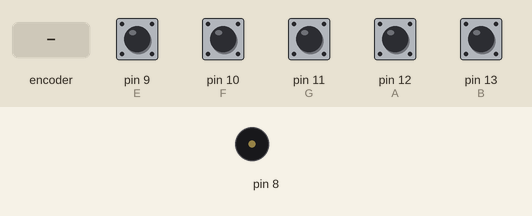
Recording of a sketch running on a simulated Arduino Uno, built with avr-gcc and run on an emulated ATmega328P. Shown: buzzer (waves = sounding). The test bench sets the inputs (shaded band); at power-on: pin 9 (E), pin 10 (F), pin 11 (G), pin 12 (A), pin 13 (B) HIGH.

Above: at 1.2 s.
1.3 s: rotary encoder on pin 12 (A) / pin 13 (B) turned 3 steps (first pin leading)
At 1.51 s:
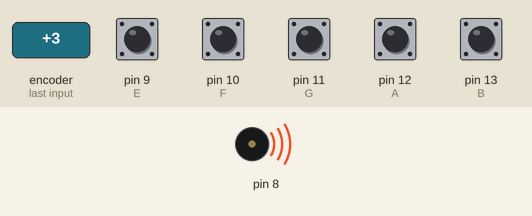
4.3 s: pin 9 (E) pulled LOW for 3.2 s
At 8.2 s:
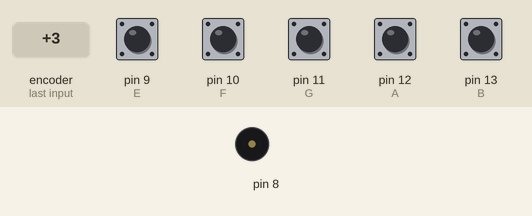
9.0 s: pin 10 (F) pulled LOW for 3.2 s
At 10.2 s:
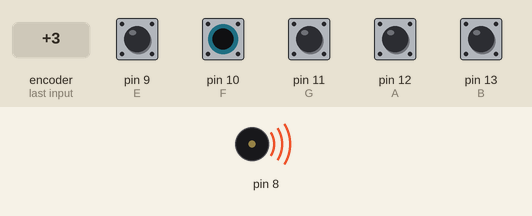
Timing chart, 0 to 13.7 s (numbered marks = the images above; inputs shaded):
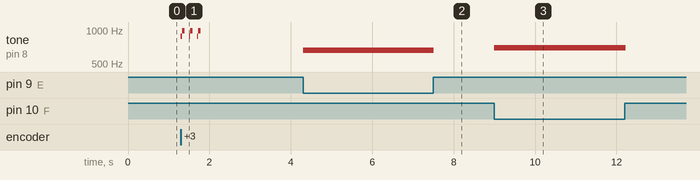

Measured:
- after the input at 1.3 s, tone on pin 8: silent → 880 Hz at once, then repeats every 0.20 s: 988 Hz 0.05 s, silent 0.12 s, 880 Hz 0.03 s, until it stays silent from 1.8 s
- after the input at 4.3 s, tone on pin 8: silent → 659 Hz at once, → silent 3.2 s later
- after the input at 9.0 s, tone on pin 8: silent → 698 Hz at once, → silent 3.2 s later

The sketch:

sketch_may24a.ino
```cpp
#include "pitches.h" //Notes are stored into this library

//int C = 7; //First button on pin 7
//int D = 8; //Second button on pin 8
int E = 9; //Third button on pin 9
int F = 10; //Fourth button on pin 10
int G = 11; //Fifth button on pin 11
int A = 12; //Sixth button on pin 12
int B = 13; //Seventh button on pin 13

//int c[] = {N_C5}; //Plays C Note
//int d[] = {N_D5}; //Plays D Note
int e[] = {N_E5}; //Plays E Note
int f[] = {N_F5}; //Plays F Note
int g[] = {N_G5}; //Plays G Note
int a[] = {N_A5}; //Plays A Note
int b[] = {N_B5}; //Plays B Note

int duration(10); //Every note lasts 500 milliseconds. You can change it as you like

void setup() {
  //Set every button as an INPUT_PULLUP
//  pinMode(C, INPUT_PULLUP);
//  pinMode(D, INPUT_PULLUP);
  pinMode(E, INPUT_PULLUP);
  pinMode(F, INPUT_PULLUP);
  pinMode(G, INPUT_PULLUP);
  pinMode(A, INPUT_PULLUP);
  pinMode(B, INPUT_PULLUP);
}

void loop() {
  /*if (digitalRead(C) == LOW) { //Reads button state when pressed
    for (int Note = 0; Note < 1; Note++) {
      tone(6, c[Note], duration); //Plays note on pin 6, where the Buzzer is connected (change it if you connected it on another pin)
    }
  }
  if (digitalRead(D) == LOW) {
    for (int Note = 0; Note < 1; Note++) {
      tone(6, d[Note], duration);
    }
  }*/
  if (digitalRead(E) == LOW) {
    for (int Note = 0; Note < 1; Note++) {
      tone(8, e[Note], duration);
    }
  }
  if (digitalRead(F) == LOW) {
    for (int Note = 0; Note < 1; Note++) {
      tone(8, f[Note], duration);
    }
  }
  if (digitalRead(G) == LOW) {
    for (int Note = 0; Note < 1; Note++) {
      tone(8, g[Note], duration);
    }
  }
  if (digitalRead(A) == LOW) {
    for (int Note = 0; Note < 1; Note++) {
      tone(8, a[Note], duration);
    }
  }
  if (digitalRead(B) == LOW) {
    for (int Note = 0; Note < 1; Note++) {
      tone(8, b[Note], duration);
    }
  }
}
```

pitches.h
```cpp
/*************************************************
 * Public Constants
 *************************************************/ #define N_REST  0
#define N_B0  31
#define N_C1  33
#define N_CS1 35
#define N_D1  37
#define N_DS1 39
#define N_E1  41
#define N_F1  44
#define N_FS1 46
#define N_G1  49
#define N_GS1 52
#define N_A1  55
#define N_AS1 58
#define N_B1  62
#define N_C2  65
#define N_CS2 69
#define N_D2  73
#define N_DS2 78
#define N_E2  82
#define N_F2  87
#define N_FS2 93
#define N_G2  98
#define N_GS2 104
#define N_A2  110
#define N_AS2 117
#define N_B2  123
#define N_C3  131
#define N_CS3 139
#define N_D3  147
#define N_DS3 156
#define N_E3  165
#define N_F3  175
#define N_FS3 185
#define N_G3  196
#define N_GS3 208
#define N_A3  220
#define N_AS3 233
#define N_B3  247
#define N_C4  262
#define N_CS4 277
#define N_D4  294
#define N_DS4 311
#define N_E4  330
#define N_F4  349
#define N_FS4 370
#define N_G4  392
#define N_GS4 415
#define N_A4  440
#define N_AS4 466
#define N_B4  494
#define N_C5  523
#define N_CS5 554
#define N_D5  587
#define N_DS5 622
#define N_E5  659
#define N_F5  698
#define N_FS5 740
#define N_G5  784
#define N_GS5 831
#define N_A5  880
#define N_AS5 932
#define N_B5  988
#define N_C6  1047
#define N_CS6 1109
#define N_D6  1175
#define N_DS6 1245
#define N_E6  1319
#define N_F6  1397
#define N_FS6 1480
#define N_G6  1568
#define N_GS6 1661
#define N_A6  1760
#define N_AS6 1865
#define N_B6  1976
#define N_C7  2093
#define N_CS7 2217
#define N_D7  2349
#define N_DS7 2489
#define N_E7  2637
#define N_F7  2794
#define N_FS7 2960
#define N_G7  3136
#define N_GS7 3322
#define N_A7  3520
#define N_AS7 3729
#define N_B7  3951
#define N_C8  4186
#define N_CS8 4435
#define N_D8  4699
#define N_DS8 4978
```
